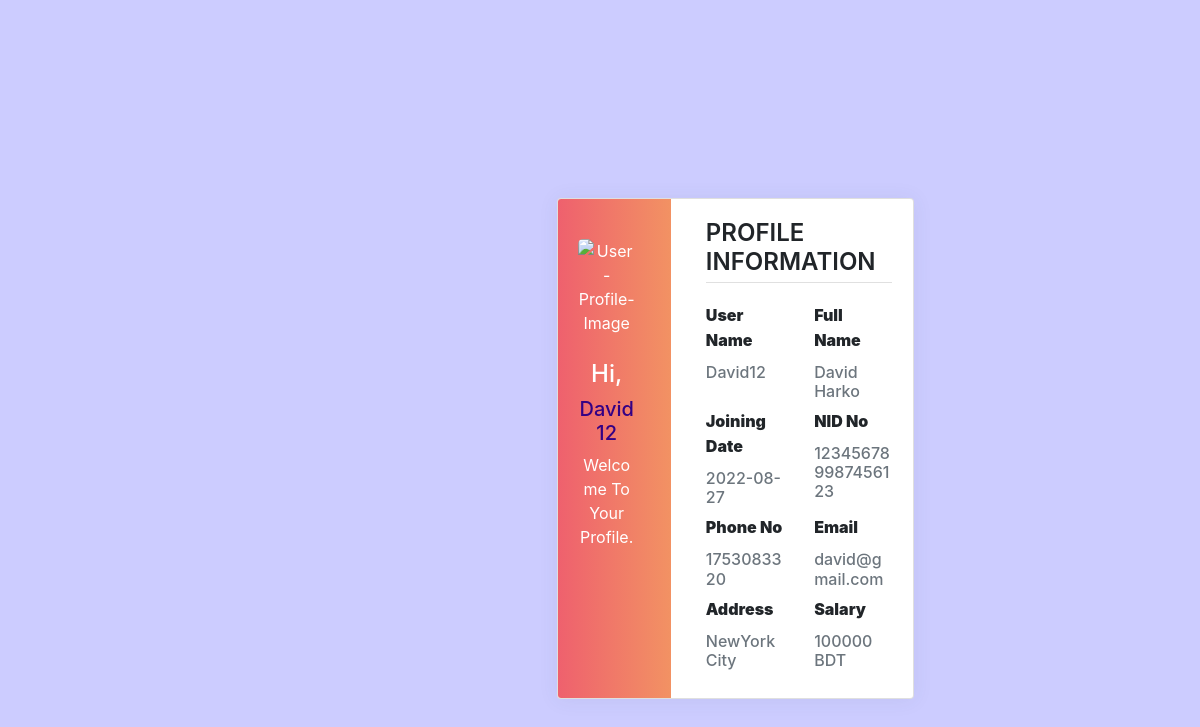
Page /Emp_profile.php (signed in) on the committed database.
### tables this page shows
CREATE TABLE `employee_info` (
  `Emp_id` varchar(30) NOT NULL,
  `Emp_name` varchar(30) NOT NULL,
  `Join_date` date NOT NULL,
  `NID` varchar(20) NOT NULL,
  `Phone_no` int(11) NOT NULL,
  `Email` varchar(100) NOT NULL,
  `Address` varchar(200) NOT NULL,
  `Password` varchar(30) NOT NULL,
  `Salary` varchar(30) NOT NULL
);

### Emp_profile.php (the view, shortened to what this page needs)
<!DOCTYPE html>
<html lang="en">
<head>
    <link rel="stylesheet" href="Emp_profile.css" />
    <link rel="stylesheet" href="https://maxcdn.bootstrapcdn.com/bootstrap/4.0.0/css/bootstrap.min.css">
    <link rel="stylesheet" href="https://stackpath.bootstrapcdn.com/bootstrap/4.0.0/js/bootstrap.bundle.min.js">
    <link rel="stylesheet" href="https://cdnjs.cloudflare.com/ajax/libs/jquery/3.2.1/jquery.min.js">
    <link rel="stylesheet" href="https://cdnjs.cloudflare.com/ajax/libs/MaterialDesign-Webfont/3.6.95/css/materialdesignicons.css">
</head>
<body style="background-color: #CCCCFF; margin-top: 150px; margin-left: 300px;">
    <div class="page-content page-container" id="page-content">
        <div class="padding">
            <div class="row container d-flex justify-content-center">
                <div class="col-xl-6 col-md-12">
                    <div class="card user-card-full">
                        <div class="row m-l-0 m-r-0">
                            <div class="col-sm-4 bg-c-lite-green user-profile">
                                <div class="card-block text-center text-white">
                                    <div class="m-b-25">
                                        <img src="https://img.icons8.com/bubbles/100/000000/user.png" class="img-radius" alt="User-Profile-Image">
                                    </div>
                                    <h6 class="f-w-600"><strong><h4>Hi,</h4></strong>
                                    <h5 style="color: #330185">
                                    <?php
                                    echo  $_SESSION['user_name'];
                                    ?><br></h5>
                                    Welcome To Your Profile.</h6>
                                </div>
                            </div>
                            <div class="col-sm-8">
                                <div class="card-block">
                                    <h4 class="m-b-20 p-b-5 b-b-default f-w-600">PROFILE INFORMATION</h4>
                                    <div class="row">
                                        <div class="col-sm-6">
                                            <p class="m-b-10 f-w-600"><strong>User Name</strong></p>
                                            <h6 class="text-muted f-w-400"> <?php
                                            echo  $_SESSION['user_name'];?>  </h6>
                                        </div>
                                        <?php
                                         include('u_connection.php');
                                        $test = $_SESSION['user_name'];
                                      $sql = "select *from employee_info where Emp_id = '$test'";
        $result = mysqli_query($con, $sql);
while ($row = mysqli_fetch_array($result, MYSQLI_ASSOC)) {
    $join_date = $row['Join_date'];
    $nid = $row['NID'];
    $ename = $row ['Emp_name'];
    $phn = $row['Phone_no'];
    $email = $row['Email'];
    $adrs = $row['Address'];
    $salaryy = $row['Salary'];
    echo ' <div class="col-sm-6">
    <p class="m-b-10 f-w-600"><strong>Full Name</strong></p>
    <h6 class="text-muted f-w-400">'.$ename.'</h6>
</div>
<div class="col-sm-6">
    <p class="m-b-10 f-w-600"><strong>Joining Date</strong></p>
    <h6 class="text-muted f-w-400">'.$join_date.'</h6>
</div>
<div class="col-sm-6">
    <p class="m-b-10 f-w-600"><strong>NID No</strong></p>
    <h6 class="text-muted f-w-400">'.$nid.'</h6>
</div>
<div class="col-sm-6">
    <p class="m-b-10 f-w-600"><strong>Phone No</strong></p>
    <h6 class="text-muted f-w-400">'.$phn.'</h6>
</div>
<div class="col-sm-6">
    <p class="m-b-10 f-w-600"><strong>Email</strong></p>
    <h6 class="text-muted f-w-400">'.$email.'</h6>
</div>
<div class="col-sm-6">
    <p class="m-b-10 f-w-600"><strong>Address</strong></p>
    <h6 class="text-muted f-w-400">'.$adrs.'</h6>
</div>
<div class="col-sm-6">
    <p class="m-b-10 f-w-600"><strong>Salary</strong></p>
    <h6 class="text-muted f-w-400">'.$salaryy.'</h6>
</div>';
}
?>
                                    </div>
                                </div>
                            </div>
                        </div>
                    </div>
                </div>
            </div>
        </div>
    </div>
</body>
</html>

### Emp_profile.css (style rules this page uses)
body { background-color: #3f3fd4 }
.padding { padding: 3rem !important }
.user-card-full { overflow: hidden; }
.card { border-radius: 5px; -webkit-box-shadow: 0 1px 20px 0 rgba(69,90,100,0.08); box-shadow: 0 1px 20px 0 rgba(69,90,100,0.08); border: none; margin-bottom: 30px; }
.m-r-0 { margin-right: 0px; }
.m-l-0 { margin-left: 0px; }
.user-card-full .user-profile { border-radius: 5px 0 0 5px; }
.bg-c-lite-green { background: -webkit-gradient(linear, left top, right top, from(#f29263), to(#ee5a6f)); background: linear-gradient(to right, #ee5a6f, #f29263); }
.user-profile { padding: 20px 0; }
.card-block { padding: 1.25rem; }
.m-b-25 { margin-bottom: 25px; }
.img-radius { border-radius: 5px; }
h6 { font-size: 14px; }
.card .card-block p { line-height: 25px; }
.b-b-default { border-bottom: 1px solid #e0e0e0; }
.m-b-20 { margin-bottom: 20px; }
.p-b-5 { padding-bottom: 5px !important; }
.m-b-10 { margin-bottom: 10px; }
.text-muted { color: #919aa3 !important; }
.f-w-600 { font-weight: 600; }

### rows in the picture
employee_info: Emp_name "David Harko", Join_date "2022-08-27", NID "123456789987456123", Phone_no "1753083320", Email "david@gmail.com", Address "NewYork City", Salary "100000 BDT"

### other values in the picture
$_SESSION['user_name'] "David12"
